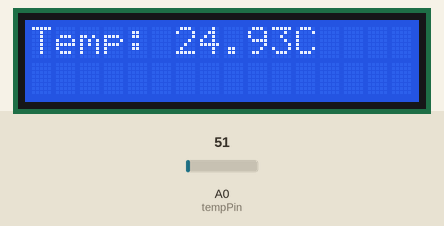
This sketch was run on a simulated Arduino Uno, built with avr-gcc and run on an emulated ATmega328P. Parts: 16×2 character LCD. The test bench sets the inputs (shaded band); at power-on: A0 (tempPin) = 51.

Above: at 1.2 s.
1.3 s: A0 (tempPin) set to 22
At 2.6 s:
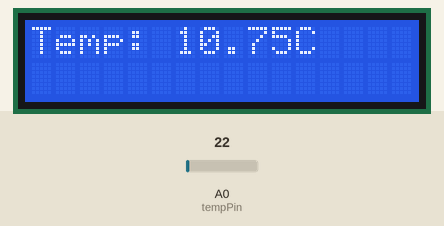
3.6 s: A0 (tempPin) set to 18
At 5.0 s:
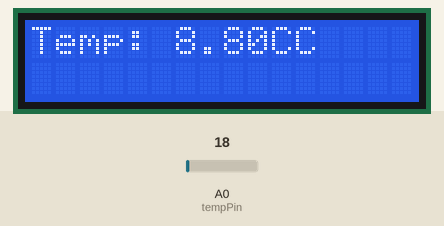
5.6 s: A0 (tempPin) set to 30
At 7.4 s:
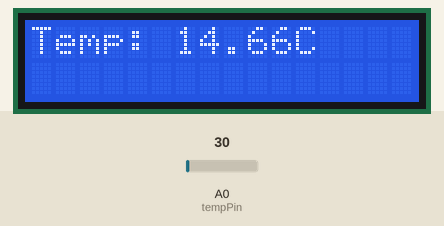
Timing chart, 0 to 8.9 s (numbered marks = the images above; inputs shaded):
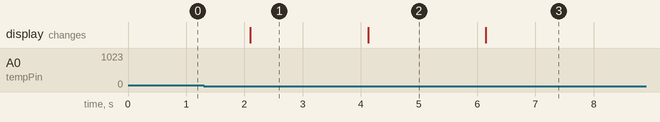

Measured:
- the behaviour switches between 21 and 20 on A0 (tempPin) (found by bisection; images 1 and 2)
- after the input at 1.3 s, the display: changes after 0.80 s (image 1)
- after the input at 3.6 s, the display: changes after 0.52 s (image 2)
- after the input at 5.6 s, the display: changes after 0.55 s (image 3)

The sketch:

Temperature_Sensor_LCD.ino
```cpp
//LM35 Interface
#include <LiquidCrystal_I2C.h>

LiquidCrystal_I2C lcd(0x27, 16, 2);
const int tempPin = A0; // Temperature sensor pin

void setup() {
  lcd.init();
  lcd.backlight();
}

void loop() {
  int reading = analogRead(tempPin);
  float voltage = reading * (5.0 / 1023.0);
  float temperature = voltage * 100.0; // Convert voltage to temperature

  lcd.setCursor(0, 0);
  lcd.print("Temp: ");
  lcd.print(temperature);
  lcd.print("C");

  delay(1000);
}
```
